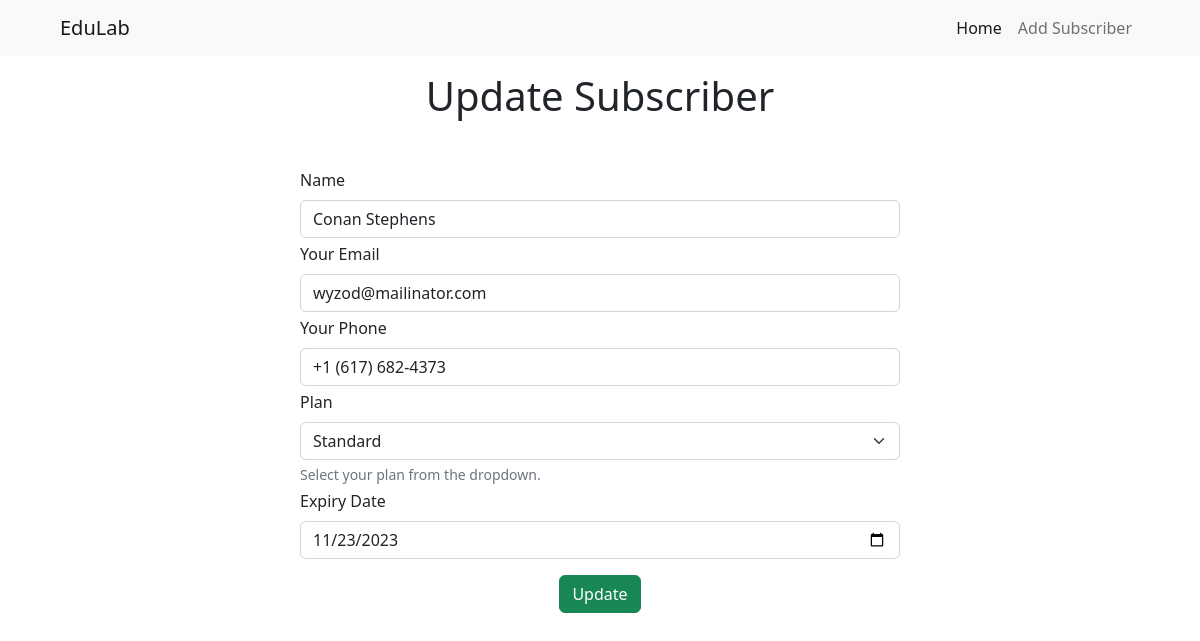
The app's page /update.php?id=24 with its own data.
### tables this page shows
CREATE TABLE `users` (
  `id` int(11) NOT NULL,
  `name` varchar(100) NOT NULL,
  `email` varchar(100) NOT NULL,
  `phone` varchar(20) NOT NULL,
  `plan` varchar(50) NOT NULL,
  `expiryDate` date NOT NULL
);

### update.php (the view, shortened to what this page needs)
<?php
include_once("config.php");
?>
<?php
$id = $_GET['id'];
$result = mysqli_query($mysqli, "SELECT * FROM users WHERE id=$id");
while($res = mysqli_fetch_array($result))
{
	$name = $res['name'];
	$email = $res['email'];
    $phone = $res['phone'];
    $plan = $res['plan'];
    $expiryDate = $res['expiryDate'];
}
?>
<html>
<head>
<link href="https://cdn.jsdelivr.net/npm/bootstrap@5.2.0/dist/css/bootstrap.min.css" rel="stylesheet">
</head>
<body>
    <nav class="navbar navbar-expand-lg bg-light">
        <div class="container-fluid mx-5">
            <a class="navbar-brand" href="index.php">EduLab</a>
            <div class="collapse navbar-collapse" id="navbarNavAltMarkup">
                <div class="navbar-nav ms-auto">
                    <a class="nav-link active" aria-current="page" href="index.php">Home</a>
                    <a class="nav-link" href="add-item.html">Add Subscriber</a>
                </div>
            </div>
        </div>
    </nav>
<div class="w-50 mx-auto mb-3">
        <h1 class="text-center mb-5 mt-3">Update Subscriber</h1>
        <form name="form1" method="post" action="update.php">
            <div class="form-outline mb-1">
                <label class="form-label" for="name">Name</label>
                <input type="text" id="name" name="name" value="<?php echo $name;?>" class="form-control form-control-md" required />
            </div>
            <div class="form-outline mb-1">
                <label class="form-label" for="email">Your Email</label>
                <input type="email" id="email" name="email" value="<?php echo $email;?>" class="form-control form-control-md" required />
            </div>
            <div class="form-outline mb-1">
                <label class="form-label" for="phone">Your Phone</label>
                <input type="tel" id="phone" name="phone" value="<?php echo $phone;?>" class="form-control form-control-md" required />
            </div>
            <div class="form-outline mb-1">
                <label class="form-label" for="plan">Plan</label>
                <select class="form-select" name="plan" aria-label="Default select example">
                    <option selected><?php echo $plan;?></option>
                </select>
                <div class="form-text">Select your plan from the dropdown.</div>
            </div>
            <div class="form-outline mb-3">
                <label class="form-label" for="expiryDate">Expiry Date</label>
                <input type="date" id="expiry" name="expiryDate" value="<?php echo $expiryDate;?>" class="form-control form-control-md" required />
            </div>
            <div class="d-flex justify-content-center">
                <input class="btn btn-success" type="submit" name="update" value="Update">
            </div>
        </form>
    </div>
</body>
</html>

### records on screen
users: name "Conan Stephens", email "wyzod@mailinator.com", phone "+1 (617) 682-4373", plan "Standard", expiryDate "11/23/2023"
